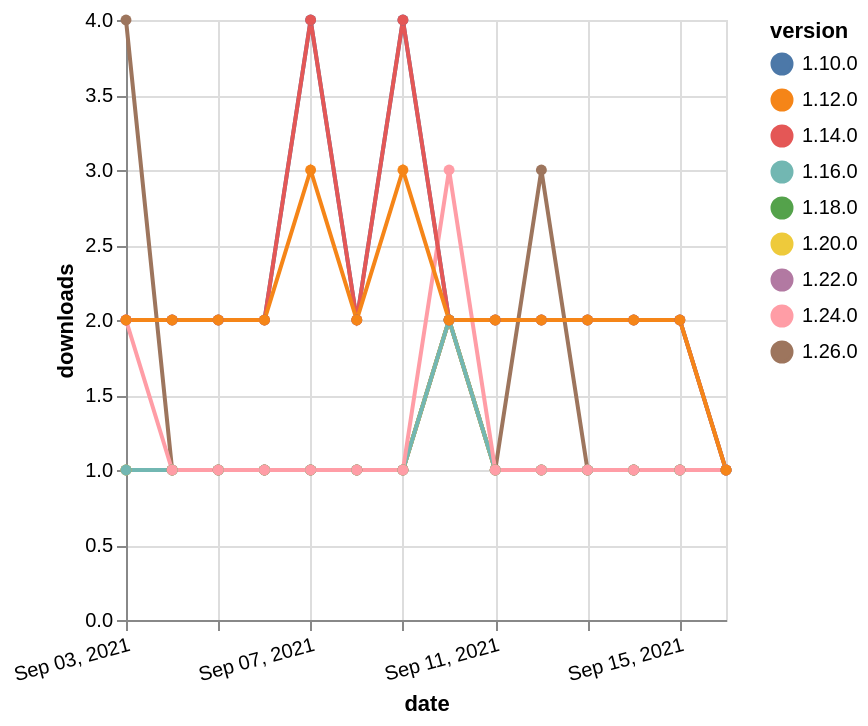

Here is the Vega-Lite specification saved for this chart:
### Vega-Lite specification from a JSON file in a GitHub repository (floating-point values rounded to 4 significant figures)
{"$schema": "https://vega.github.io/schema/vega-lite/v5.json", "description": "A simple bar chart with embedded data.", "data": {"values": [{"date": "2021-09-03", "total": 207, "delta": 1, "version": "1.18.0"}, {"date": "2021-09-04", "total": 208, "delta": 1, "version": "1.18.0"}, {"date": "2021-09-05", "total": 209, "delta": 1, "version": "1.18.0"}, {"date": "2021-09-06", "total": 210, "delta": 1, "version": "1.18.0"}, {"date": "2021-09-07", "total": 211, "delta": 1, "version": "1.18.0"}, {"date": "2021-09-08", "total": 212, "delta": 1, "version": "1.18.0"}, {"date": "2021-09-09", "total": 213, "delta": 1, "version": "1.18.0"}, {"date": "2021-09-10", "total": 215, "delta": 2, "version": "1.18.0"}, {"date": "2021-09-11", "total": 216, "delta": 1, "version": "1.18.0"}, {"date": "2021-09-12", "total": 217, "delta": 1, "version": "1.18.0"}, {"date": "2021-09-13", "total": 218, "delta": 1, "version": "1.18.0"}, {"date": "2021-09-14", "total": 219, "delta": 1, "version": "1.18.0"}, {"date": "2021-09-15", "total": 220, "delta": 1, "version": "1.18.0"}, {"date": "2021-09-16", "total": 221, "delta": 1, "version": "1.18.0"}, {"date": "2021-09-03", "total": 179, "delta": 1, "version": "1.22.0"}, {"date": "2021-09-04", "total": 180, "delta": 1, "version": "1.22.0"}, {"date": "2021-09-05", "total": 181, "delta": 1, "version": "1.22.0"}, {"date": "2021-09-06", "total": 182, "delta": 1, "version": "1.22.0"}, {"date": "2021-09-07", "total": 183, "delta": 1, "version": "1.22.0"}, {"date": "2021-09-08", "total": 184, "delta": 1, "version": "1.22.0"}, {"date": "2021-09-09", "total": 185, "delta": 1, "version": "1.22.0"}, {"date": "2021-09-10", "total": 187, "delta": 2, "version": "1.22.0"}, {"date": "2021-09-11", "total": 188, "delta": 1, "version": "1.22.0"}, {"date": "2021-09-12", "total": 189, "delta": 1, "version": "1.22.0"}, {"date": "2021-09-13", "total": 190, "delta": 1, "version": "1.22.0"}, {"date": "2021-09-14", "total": 191, "delta": 1, "version": "1.22.0"}, {"date": "2021-09-15", "total": 192, "delta": 1, "version": "1.22.0"}, {"date": "2021-09-16", "total": 193, "delta": 1, "version": "1.22.0"}, {"date": "2021-09-03", "total": 3122, "delta": 2, "version": "1.10.0"}, {"date": "2021-09-04", "total": 3124, "delta": 2, "version": "1.10.0"}, {"date": "2021-09-05", "total": 3126, "delta": 2, "version": "1.10.0"}, {"date": "2021-09-06", "total": 3128, "delta": 2, "version": "1.10.0"}, {"date": "2021-09-07", "total": 3132, "delta": 4, "version": "1.10.0"}, {"date": "2021-09-08", "total": 3134, "delta": 2, "version": "1.10.0"}, {"date": "2021-09-09", "total": 3138, "delta": 4, "version": "1.10.0"}, {"date": "2021-09-10", "total": 3140, "delta": 2, "version": "1.10.0"}, {"date": "2021-09-11", "total": 3142, "delta": 2, "version": "1.10.0"}, {"date": "2021-09-12", "total": 3144, "delta": 2, "version": "1.10.0"}, {"date": "2021-09-13", "total": 3146, "delta": 2, "version": "1.10.0"}, {"date": "2021-09-14", "total": 3148, "delta": 2, "version": "1.10.0"}, {"date": "2021-09-15", "total": 3150, "delta": 2, "version": "1.10.0"}, {"date": "2021-09-16", "total": 3151, "delta": 1, "version": "1.10.0"}, {"date": "2021-09-03", "total": 135, "delta": 4, "version": "1.26.0"}, {"date": "2021-09-04", "total": 136, "delta": 1, "version": "1.26.0"}, {"date": "2021-09-05", "total": 137, "delta": 1, "version": "1.26.0"}, {"date": "2021-09-06", "total": 138, "delta": 1, "version": "1.26.0"}, {"date": "2021-09-07", "total": 139, "delta": 1, "version": "1.26.0"}, {"date": "2021-09-08", "total": 140, "delta": 1, "version": "1.26.0"}, {"date": "2021-09-09", "total": 141, "delta": 1, "version": "1.26.0"}, {"date": "2021-09-10", "total": 143, "delta": 2, "version": "1.26.0"}, {"date": "2021-09-11", "total": 144, "delta": 1, "version": "1.26.0"}, {"date": "2021-09-12", "total": 147, "delta": 3, "version": "1.26.0"}, {"date": "2021-09-13", "total": 148, "delta": 1, "version": "1.26.0"}, {"date": "2021-09-14", "total": 149, "delta": 1, "version": "1.26.0"}, {"date": "2021-09-15", "total": 150, "delta": 1, "version": "1.26.0"}, {"date": "2021-09-16", "total": 151, "delta": 1, "version": "1.26.0"}, {"date": "2021-09-03", "total": 201, "delta": 1, "version": "1.20.0"}, {"date": "2021-09-04", "total": 202, "delta": 1, "version": "1.20.0"}, {"date": "2021-09-05", "total": 203, "delta": 1, "version": "1.20.0"}, {"date": "2021-09-06", "total": 204, "delta": 1, "version": "1.20.0"}, {"date": "2021-09-07", "total": 205, "delta": 1, "version": "1.20.0"}, {"date": "2021-09-08", "total": 206, "delta": 1, "version": "1.20.0"}, {"date": "2021-09-09", "total": 207, "delta": 1, "version": "1.20.0"}, {"date": "2021-09-10", "total": 209, "delta": 2, "version": "1.20.0"}, {"date": "2021-09-11", "total": 210, "delta": 1, "version": "1.20.0"}, {"date": "2021-09-12", "total": 211, "delta": 1, "version": "1.20.0"}, {"date": "2021-09-13", "total": 212, "delta": 1, "version": "1.20.0"}, {"date": "2021-09-14", "total": 213, "delta": 1, "version": "1.20.0"}, {"date": "2021-09-15", "total": 214, "delta": 1, "version": "1.20.0"}, {"date": "2021-09-16", "total": 215, "delta": 1, "version": "1.20.0"}, {"date": "2021-09-03", "total": 258, "delta": 1, "version": "1.16.0"}, {"date": "2021-09-04", "total": 259, "delta": 1, "version": "1.16.0"}, {"date": "2021-09-05", "total": 260, "delta": 1, "version": "1.16.0"}, {"date": "2021-09-06", "total": 261, "delta": 1, "version": "1.16.0"}, {"date": "2021-09-07", "total": 262, "delta": 1, "version": "1.16.0"}, {"date": "2021-09-08", "total": 263, "delta": 1, "version": "1.16.0"}, {"date": "2021-09-09", "total": 264, "delta": 1, "version": "1.16.0"}, {"date": "2021-09-10", "total": 266, "delta": 2, "version": "1.16.0"}, {"date": "2021-09-11", "total": 267, "delta": 1, "version": "1.16.0"}, {"date": "2021-09-12", "total": 268, "delta": 1, "version": "1.16.0"}, {"date": "2021-09-13", "total": 269, "delta": 1, "version": "1.16.0"}, {"date": "2021-09-14", "total": 270, "delta": 1, "version": "1.16.0"}, {"date": "2021-09-15", "total": 271, "delta": 1, "version": "1.16.0"}, {"date": "2021-09-16", "total": 272, "delta": 1, "version": "1.16.0"}, {"date": "2021-09-03", "total": 209, "delta": 2, "version": "1.24.0"}, {"date": "2021-09-04", "total": 210, "delta": 1, "version": "1.24.0"}, {"date": "2021-09-05", "total": 211, "delta": 1, "version": "1.24.0"}, {"date": "2021-09-06", "total": 212, "delta": 1, "version": "1.24.0"}, {"date": "2021-09-07", "total": 213, "delta": 1, "version": "1.24.0"}, {"date": "2021-09-08", "total": 214, "delta": 1, "version": "1.24.0"}, {"date": "2021-09-09", "total": 215, "delta": 1, "version": "1.24.0"}, {"date": "2021-09-10", "total": 218, "delta": 3, "version": "1.24.0"}, {"date": "2021-09-11", "total": 219, "delta": 1, "version": "1.24.0"}, {"date": "2021-09-12", "total": 220, "delta": 1, "version": "1.24.0"}, {"date": "2021-09-13", "total": 221, "delta": 1, "version": "1.24.0"}, {"date": "2021-09-14", "total": 222, "delta": 1, "version": "1.24.0"}, {"date": "2021-09-15", "total": 223, "delta": 1, "version": "1.24.0"}, {"date": "2021-09-16", "total": 224, "delta": 1, "version": "1.24.0"}, {"date": "2021-09-03", "total": 2507, "delta": 2, "version": "1.14.0"}, {"date": "2021-09-04", "total": 2509, "delta": 2, "version": "1.14.0"}, {"date": "2021-09-05", "total": 2511, "delta": 2, "version": "1.14.0"}, {"date": "2021-09-06", "total": 2513, "delta": 2, "version": "1.14.0"}, {"date": "2021-09-07", "total": 2517, "delta": 4, "version": "1.14.0"}, {"date": "2021-09-08", "total": 2519, "delta": 2, "version": "1.14.0"}, {"date": "2021-09-09", "total": 2523, "delta": 4, "version": "1.14.0"}, {"date": "2021-09-10", "total": 2525, "delta": 2, "version": "1.14.0"}, {"date": "2021-09-11", "total": 2527, "delta": 2, "version": "1.14.0"}, {"date": "2021-09-12", "total": 2529, "delta": 2, "version": "1.14.0"}, {"date": "2021-09-13", "total": 2531, "delta": 2, "version": "1.14.0"}, {"date": "2021-09-14", "total": 2533, "delta": 2, "version": "1.14.0"}, {"date": "2021-09-15", "total": 2535, "delta": 2, "version": "1.14.0"}, {"date": "2021-09-16", "total": 2536, "delta": 1, "version": "1.14.0"}, {"date": "2021-09-03", "total": 2628, "delta": 2, "version": "1.12.0"}, {"date": "2021-09-04", "total": 2630, "delta": 2, "version": "1.12.0"}, {"date": "2021-09-05", "total": 2632, "delta": 2, "version": "1.12.0"}, {"date": "2021-09-06", "total": 2634, "delta": 2, "version": "1.12.0"}, {"date": "2021-09-07", "total": 2637, "delta": 3, "version": "1.12.0"}, {"date": "2021-09-08", "total": 2639, "delta": 2, "version": "1.12.0"}, {"date": "2021-09-09", "total": 2642, "delta": 3, "version": "1.12.0"}, {"date": "2021-09-10", "total": 2644, "delta": 2, "version": "1.12.0"}, {"date": "2021-09-11", "total": 2646, "delta": 2, "version": "1.12.0"}, {"date": "2021-09-12", "total": 2648, "delta": 2, "version": "1.12.0"}, {"date": "2021-09-13", "total": 2650, "delta": 2, "version": "1.12.0"}, {"date": "2021-09-14", "total": 2652, "delta": 2, "version": "1.12.0"}, {"date": "2021-09-15", "total": 2654, "delta": 2, "version": "1.12.0"}, {"date": "2021-09-16", "total": 2655, "delta": 1, "version": "1.12.0"}]}, "width": "container", "mark": {"type": "line", "point": {"filled": true}}, "encoding": {"x": {"field": "date", "type": "temporal", "timeUnit": "yearmonthdate", "title": "date", "axis": {"labelAngle": -15}}, "y": {"field": "delta", "type": "quantitative", "title": "downloads"}, "color": {"field": "version", "type": "nominal"}, "tooltip": {"field": "delta"}}}
